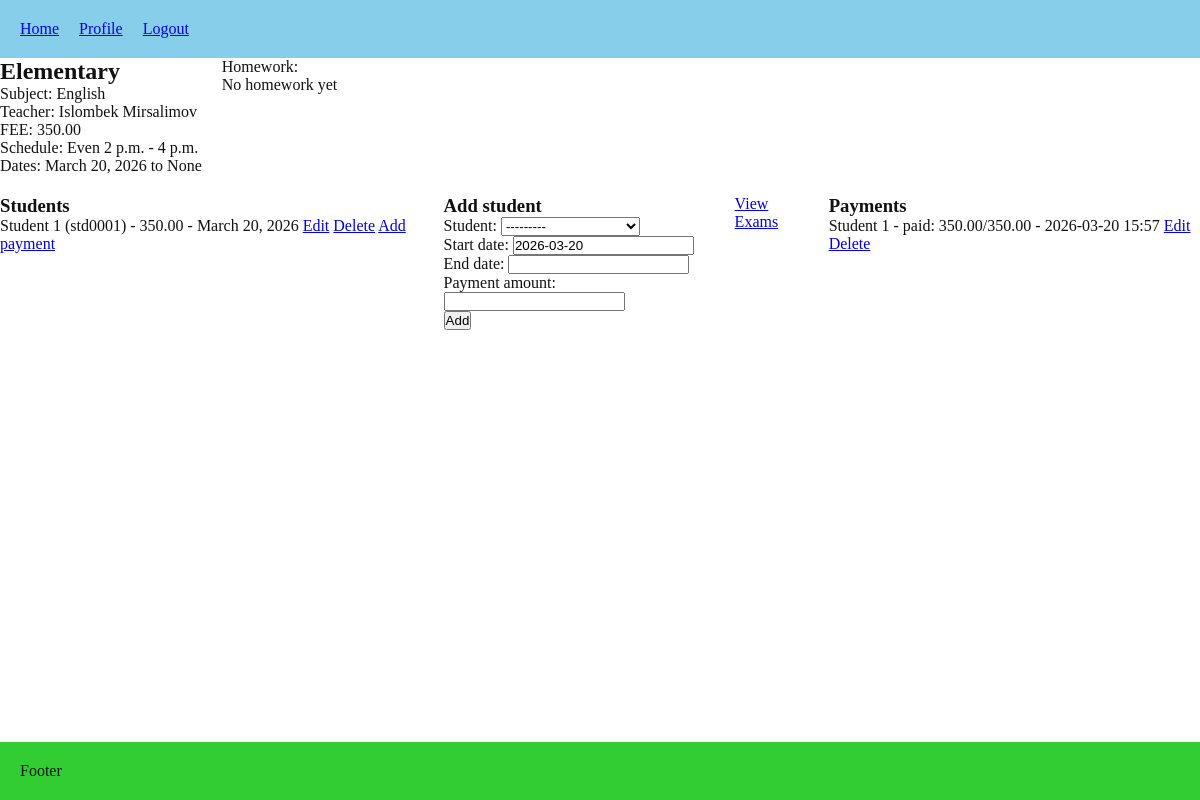
Page /lessons/groups/1/ (signed in) on the committed database.
### lessons/models.py (models this page shows, shortened)
class Group(models.Model):
    name = models.CharField(max_length=100, unique=True)
    subject = models.ForeignKey(Subject, on_delete=models.RESTRICT, related_name="groups")
    teacher = models.ForeignKey(User, on_delete=models.CASCADE, limit_choices_to={"role": "TEACHER"}, related_name="teaching_groups")
    homework_description = models.TextField(blank=True, null=True)
    homework_updated_at = models.DateTimeField(blank=True, null=True)
    default_payment_amount = models.DecimalField(max_digits=10, decimal_places=2, blank=True, null=True)
    week_days = models.CharField(max_length=50, blank=True, null=True)
    start_time = models.TimeField(blank=True, null=True)
    end_time = models.TimeField(blank=True, null=True)
    start_date = models.DateField(default=date.today)
    end_date = models.DateField(blank=True, null=True)

class Subject(models.Model):
    name = models.CharField(max_length=100, unique=True)
    def __str__(self):
        return self.name

class Enrollment(models.Model):
    group = models.ForeignKey(
        Group,
        on_delete=models.RESTRICT,
        related_name="enrollments",
    )
    student = models.ForeignKey(
        User,
        on_delete=models.RESTRICT,
        related_name="enrollments",
        limit_choices_to={"role": "STUDENT"},
    )
    start_date = models.DateField(default=date.today)
    end_date = models.DateField(blank=True, null=True)
    payment_amount = models.DecimalField(max_digits=8, decimal_places=2, blank=True, null=True)
    class Meta:
        constraints = [
            models.UniqueConstraint(fields=["group", "student"], name="unique_group_student")
        ]

### users/models.py (models this page shows, shortened)
class User(AbstractUser):
    username = models.CharField(
        max_length=150,
        unique=True,
        blank=True,
        editable=False
    )
    class Role(models.TextChoices):
        ADMIN = 'ADMIN', 'Admin'
        TEACHER = 'TEACHER', 'Teacher'
        STUDENT = 'STUDENT', 'Student'
    ROLE_PREFIXES = {
        Role.ADMIN: 'adm',
        Role.TEACHER: 'tch',
        Role.STUDENT: 'std',
    }
    role = models.CharField(max_length=20, choices=Role.choices, default=Role.STUDENT)
    phone_number = models.CharField(max_length=15, blank=True)
    must_reset_password = models.BooleanField(default=True)
    class Meta:
        constraints = [
            models.UniqueConstraint(fields=["first_name", "last_name", "role"], name="unique_full_name_per_role")
        ]
    def __str__(self):
        return f"{self.username} - {self.get_full_name()}"

### payments/models.py (models this page shows, shortened)
class Payment(models.Model):
    enrollment = models.ForeignKey(
        Enrollment,
        on_delete=models.RESTRICT,
        related_name="payments",
    )
    student = models.ForeignKey(
        User,
        on_delete=models.RESTRICT,
        related_name="payments",
        limit_choices_to={"role": User.Role.STUDENT},
        editable=False,
    )
    group = models.ForeignKey(
        Group,
        on_delete=models.RESTRICT,
        related_name="payments",
        editable=False,
    )
    expected_amount = models.DecimalField(
        max_digits=8,
        decimal_places=2,
        editable=False,
    )
    paid_amount = models.DecimalField(
        max_digits=8,
        decimal_places=2,
    )
    created_at = models.DateTimeField(auto_now_add=True)

### lessons/views.py (the view)
# urls.py: path("groups/<int:pk>/", views.group_detail, name="group_detail"),
@login_required
def group_detail(request, pk):
    group = get_object_or_404(Group, pk=pk)
    if can_manage_enrollments(request.user, group):
        if request.method == "POST":
            enrollment_form = EnrollmentForm(request.POST, group=group)
            if enrollment_form.is_valid():
                enrollment = enrollment_form.save(commit=False)
                enrollment.group = group
                enrollment.save()
                return redirect("lessons:group_detail", pk=group.pk)
        else:
            enrollment_form = EnrollmentForm(group=group)
    else:
        enrollment_form = None
    if request.user.role == User.Role.STUDENT:
        enrollments = group.enrollments.filter(student=request.user).select_related("student")
    elif request.user.role == User.Role.TEACHER and group.teacher_id != request.user.id:
        enrollments = Enrollment.objects.none()
    else:
        enrollments = group.enrollments.select_related("student").all()
    return render(request, "lessons/group_detail.html", {
        "group": group,
        "enrollments": enrollments,
        "enrollment_form": enrollment_form,
        "can_manage_payments": request.user.role == User.Role.ADMIN or group.teacher == request.user,
    })

### lessons/forms.py
class EnrollmentForm(forms.ModelForm):
    class Meta:
        model = Enrollment
        fields = ["student", "start_date", "end_date", "payment_amount"]
    def __init__(self, *args, **kwargs):
        group = kwargs.pop("group", None)
        super().__init__(*args, **kwargs)
        qs = User.objects.filter(role=User.Role.STUDENT)
        if group:
            qs = qs.exclude(enrollments__group=group)
        self.fields["student"].queryset = qs

### lessons/views.py (called while the page is built)
def can_manage_enrollments(user, group):
    return user.role == User.Role.ADMIN or group.teacher == user

### lessons/templates/lessons/group_detail.html (shortened to what this page needs)
{% extends 'core/base.html' %}
{% block content %}
<div style="display:flex; gap:20px;">
    <div>
        <h2>{{ group.name }}</h2>
        <p>Subject: {{ group.subject }}</p>
        <p>Teacher: {{ group.teacher.get_full_name }}</p>
        <P>FEE: {{group.default_payment_amount}}</P>
        <p>Schedule: {{ group.week_days }} {{ group.start_time }} - {{ group.end_time }}</p>
        <p>Dates: {{ group.start_date }} to {{ group.end_date }}</p>
    </div>
    <dib>
        <p>Homework:</p>
        <p>{{ group.homework_description }}</p>
    </div>
<div style="display:flex; width: 100%; gap: 20px; margin-top: 20px;">
    <div>
        <h3>Students</h3>
        <ul>
            {% for enrollment in enrollments %}
                <li>
                    {{ enrollment.student.get_full_name }} ({{ enrollment.student.username }})
                    {% if not is_student %} - {{ enrollment.payment_amount }}{% endif %}
                    - {{ enrollment.start_date }}
                    {% if enrollment_form is not None %}
                            <a href="{% url 'lessons:enrollment_edit' enrollment.pk %}">Edit</a>
                            <a href="{% url 'lessons:enrollment_delete' enrollment.pk %}">Delete</a>
                    {% endif %}
                    {% if can_manage_payments %}
                        <a href="{% url 'payments:payment_create' enrollment.pk %}">Add payment</a>
                    {% endif %}
                </li>
            {% empty %}
                <li>No students enrolled yet.</li>
            {% endfor %}
        </ul>
    </div>
    {% if enrollment_form %}
    <div>
        <h3>Add student</h3>
        <form method="post">
            {{ enrollment_form.as_p }}
            <button type="submit">Add</button>
        </form>
    </div>
    {% endif %}
    <div>
        <a href="{% url 'lessons:exam_list' group.pk %}">View Exams</a>
    </div>
    <div>
        <h3>Payments</h3>
        <ul>
            {% for payment in group.payments.all %}
                <li>
                    {{ payment.student.get_full_name }}
                    - paid: {{ payment.paid_amount }}/{{ payment.expected_amount }}
                    - {{ payment.created_at|date:"Y-m-d H:i" }}
                    {% if can_manage_payments %}
                        <a href="{% url 'payments:payment_edit' payment.pk %}">Edit</a>
                        <a href="{% url 'payments:payment_delete' payment.pk %}">Delete</a>
                    {% endif %}
                </li>
            {% empty %}
                <li>No payments yet.</li>
            {% endfor %}
        </ul>
    </div>
</div>
{%endblock%}

### core/static/core/style.css (style rules this page uses)
* { box-sizing: border-box; margin: 0; padding: 0; list-style: none; }
:root { font-size: 12; --theme-color: skyblue; --secondary-color: limegreen; }
.theme-light { --bg: #ffffff; --text: #111111; --surface: #f5f5f5; --border: #e0e0e0; }
body { background-color: var(--bg); color: var(--text); display: flex; flex-direction: column; min-height: 100vh; }
a { transition: 0.3s; }

### rows in the picture
Group: name "Elementary", subject "English", teacher.get_full_name "Islombek Mirsalimov", default_payment_amount "350.00", week_days "Even", start_time "2 p.m.", end_time "4 p.m.", start_date "March 20, 2026", end_date "None", homework_description "No homework yet"
Enrollment: student.get_full_name "Student 1", student.username "std0001", payment_amount "350.00", start_date "March 20, 2026"
Payment: student.get_full_name "Student 1", paid_amount "350.00", expected_amount "350.00", created_at "2026-03-20 15:57"
